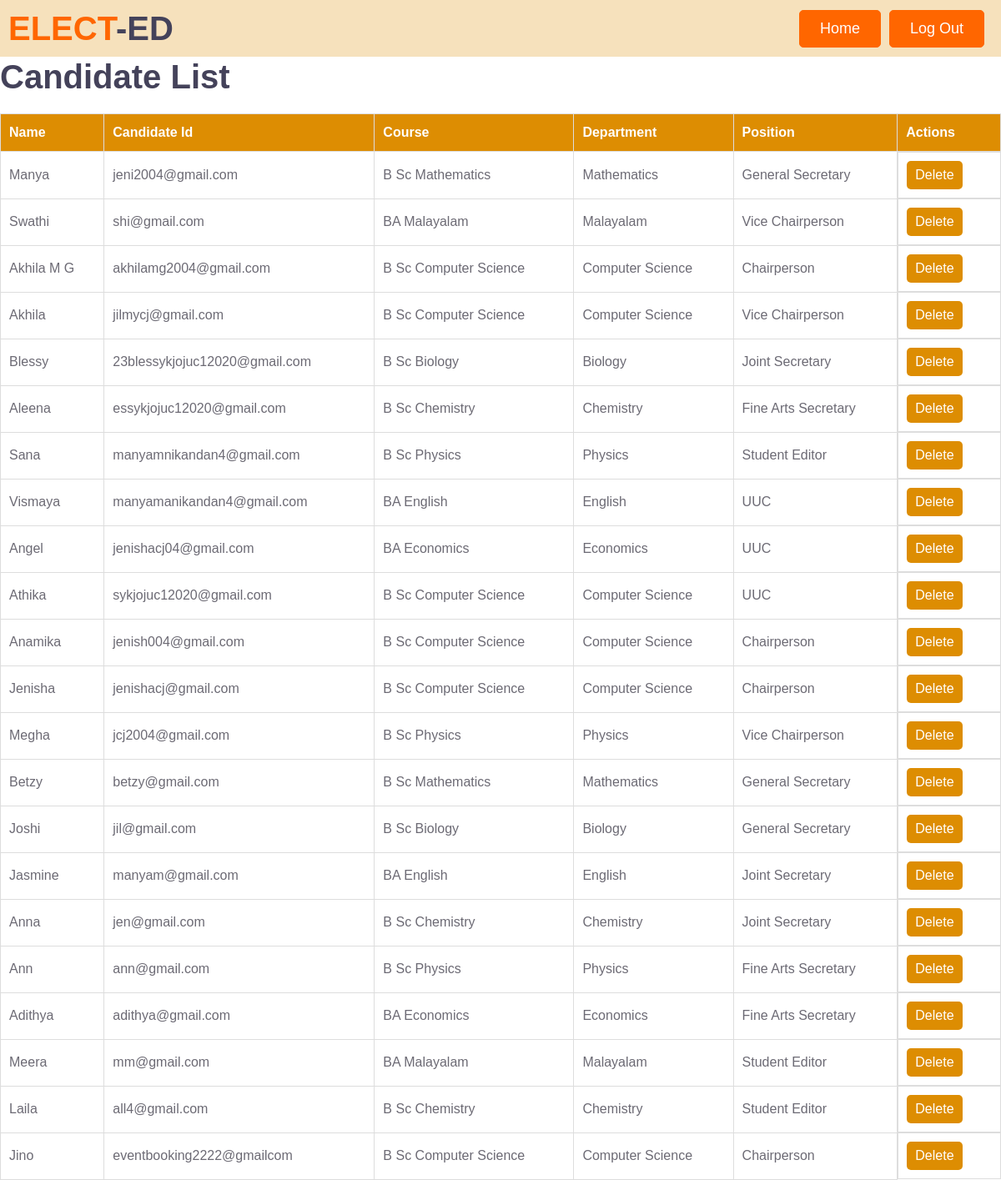
/candidatelist/, run on the app's committed database.
### app/models.py (models this page shows, shortened)
class candidate(models.Model):
     candidateid=models.CharField(max_length=50)
     password=models.CharField(max_length=50,blank=True)
     name=models.CharField(max_length=50)
     department=models.CharField(max_length=50)
     course=models.CharField(max_length=50)
     position=models.CharField(max_length=50,null=True,blank=True)
     policy1=models.CharField(max_length=100)
     policy2=models.CharField(max_length=100)
     policy3=models.CharField(max_length=100)
     avatar=models.ImageField(upload_to="photo/" ,null=True,blank=True)

### app/views.py (the view)
# urls.py: path('candidatelist/',views.candidatelist,name='candidatelist'),
def candidatelist(request):
    data=candidate.objects.all()
    return render(request,'candidatelist.html',{'data':data})

### app/templates/candidatelist.html (shortened to what this page needs)
{% load static %}
<!DOCTYPE html>
<html lang="en">
<head>
    <link href="https://cdnjs.cloudflare.com/ajax/libs/font-awesome/5.10.0/css/all.min.css" rel="stylesheet">
    <link href="{% static 'lib/owlcarousel/assets/owl.carousel.min.css' %}" rel="stylesheet">
    <link href="{% static 'css/style.css' %}" rel="stylesheet">
</head>
<body>
    <div class="navbar">
        <h1 class="m-0"><span class="text-primary">ELECT</span>-ED</h1>
        <div class="header-buttons">
            <a class="btn btn-primary py-2 px-4 ml-auto d-none d-lg-block" href="/adminhome/">Home</a>
            <a class="btn btn-primary py-2 px-4 ml-auto d-none d-lg-block" href="/logout/">Log Out</a>
        </div>
    </div>
    <h1>Candidate List</h1>
    {% if data %}
        <table>
            <thead>
                <tr>
                    <th>Name</th>
                    <th>Candidate Id</th>
                    <th>Course</th>
                    <th>Department</th>
                    <th>Position</th>
                    <th>Actions</th>
                </tr>
            </thead>
            <tbody>
                {% for candidate in data %}
                    <tr>
                        <td>{{ candidate.name }}</td>
                        <td>{{ candidate.candidateid }}</td>
                        <td>{{ candidate.course }}</td>
                        <td>{{ candidate.department }}</td>
                        <td>{{ candidate.position }}</td>
                        <td class="student-actions">
                            <a href="/deletecandidate/{{candidate.id}}">Delete</a>
                        </td>
                    </tr>
                {% endfor %}
            </tbody>
        </table>
    {% else %}
        <p>No students found.</p>
    {% endif %}
</body>
</html>

### app/templates/candidatelist.html (style rules this page uses)
body { font-family: Arial, sans-serif; }
.navbar { background-color: #f6e1bc; padding: 10px; display: flex; justify-content: space-between; align-items: center; }
.header-buttons { display: flex; justify-content: flex-end; }
.navbar a { color: #fff; font-size: 18px; margin: 0 10px; text-decoration: none; padding: 8px 20px; border-radius: 5px; transition: background-color 0.3s ease; }
table { width: 100%; border-collapse: collapse; margin-top: 20px; }
th, td { padding: 10px; border: 1px solid #ddd; text-align: left; }
th { background-color: rgb(221, 141, 2); color: white; }
td { background-color: white; }
.student-actions { display: flex; justify-content: flex-start; }
.student-actions a { margin-right: 10px; padding: 5px 10px; background-color: rgb(221, 141, 2); color: white; text-decoration: none; border-radius: 5px; transition: background-color 0.3s ease; }

### data on the page
candidate: name "Manya", candidateid "jeni2004@gmail.com", course "B Sc Mathematics", department "Mathematics", position "General Secretary"
candidate: name "Swathi", candidateid "shi@gmail.com", course "BA Malayalam", department "Malayalam", position "Vice Chairperson"
candidate: name "Akhila M G", candidateid "akhilamg2004@gmail.com", course "B Sc Computer Science", department "Computer Science", position "Chairperson"
candidate: name "Akhila", candidateid "jilmycj@gmail.com", course "B Sc Computer Science", department "Computer Science", position "Vice Chairperson"
candidate: name "Blessy", candidateid "23blessykjojuc12020@gmail.com", course "B Sc Biology", department "Biology", position "Joint Secretary"
candidate: name "Aleena", candidateid "essykjojuc12020@gmail.com", course "B Sc Chemistry", department "Chemistry", position "Fine Arts Secretary"
candidate: name "Sana", candidateid "manyamnikandan4@gmail.com", course "B Sc Physics", department "Physics", position "Student Editor"
candidate: name "Vismaya", candidateid "manyamanikandan4@gmail.com", course "BA English", department "English", position "UUC"
candidate: name "Angel", candidateid "jenishacj04@gmail.com", course "BA Economics", department "Economics", position "UUC"
candidate: name "Athika", candidateid "sykjojuc12020@gmail.com", course "B Sc Computer Science", department "Computer Science", position "UUC"
candidate: name "Anamika", candidateid "jenish004@gmail.com", course "B Sc Computer Science", department "Computer Science", position "Chairperson"
candidate: name "Jenisha", candidateid "jenishacj@gmail.com", course "B Sc Computer Science", department "Computer Science", position "Chairperson"
candidate: name "Megha", candidateid "jcj2004@gmail.com", course "B Sc Physics", department "Physics", position "Vice Chairperson"
candidate: name "Betzy", candidateid "betzy@gmail.com", course "B Sc Mathematics", department "Mathematics", position "General Secretary"
candidate: name "Joshi", candidateid "jil@gmail.com", course "B Sc Biology", department "Biology", position "General Secretary"
candidate: name "Jasmine", candidateid "manyam@gmail.com", course "BA English", department "English", position "Joint Secretary"
candidate: name "Anna", candidateid "jen@gmail.com", course "B Sc Chemistry", department "Chemistry", position "Joint Secretary"
candidate: name "Ann", candidateid "ann@gmail.com", course "B Sc Physics", department "Physics", position "Fine Arts Secretary"
candidate: name "Adithya", candidateid "adithya@gmail.com", course "BA Economics", department "Economics", position "Fine Arts Secretary"
candidate: name "Meera", candidateid "mm@gmail.com", course "BA Malayalam", department "Malayalam", position "Student Editor"
candidate: name "Laila", candidateid "all4@gmail.com", course "B Sc Chemistry", department "Chemistry", position "Student Editor"
candidate: name "Jino", candidateid "eventbooking2222@gmailcom", course "B Sc Computer Science", department "Computer Science", position "Chairperson"
